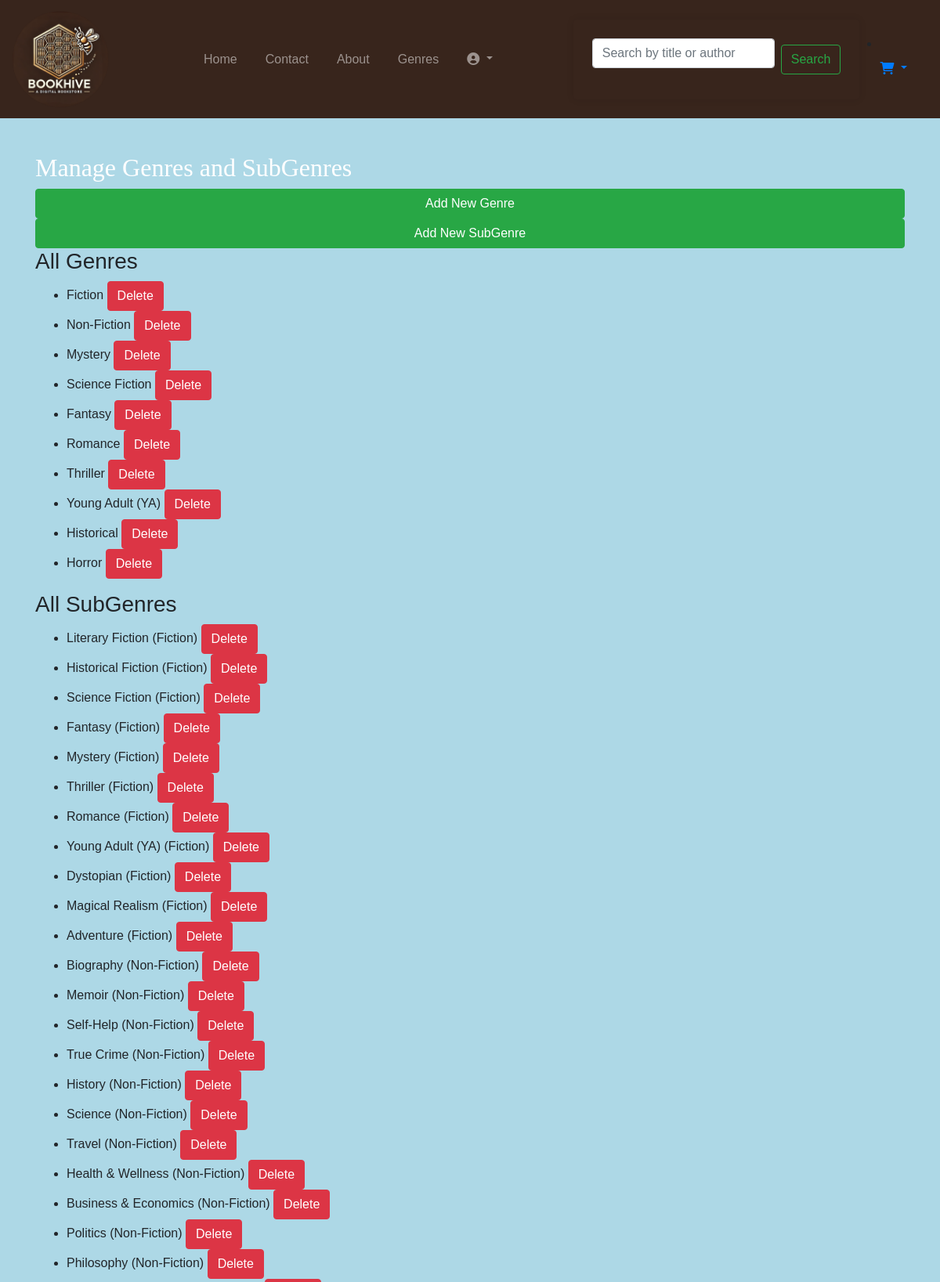
/catalogue/manage_genres/ (signed in, upper part), run on the app's committed database.
### catalogue/models.py (models this page shows, shortened)
class Genre(models.Model):
    name = models.CharField(max_length=100)

class SubGenre(models.Model):
    name = models.CharField(max_length=100)
    genre = models.ForeignKey(Genre, on_delete=models.CASCADE)

### catalogue/views.py (the view)
# urls.py: path('manage_genres/', views.manage_genres, name='manage_genres'),
@login_required
def manage_genres(request):
    if not request.user.profile.is_moderator and not request.user.is_superuser:
        return redirect('home')
    genres = Genre.objects.all()
    subgenres = SubGenre.objects.all()
    return render(request, 'catalogue/manage_genres.html', {'genres': genres, 'subgenres': subgenres})

### catalogue/templates/catalogue/manage_genres.html
{% extends "core/layout.html" %}
{% block content %}
<h2>Manage Genres and SubGenres</h2>
<a href="{% url 'catalogue:add_genre' %}" class="btn btn-success">Add New Genre</a>
<a href="{% url 'catalogue:add_subgenre' %}" class="btn btn-success">Add New SubGenre</a>
<h3>All Genres</h3>
<ul>
    {% for genre in genres %}
        <li>
            {{ genre.name }}
            <a href="{% url 'catalogue:delete_genre' genre.id %}" class="btn btn-danger">Delete</a>
        </li>
    {% endfor %}
</ul>
<h3>All SubGenres</h3>
<ul>
    {% for subgenre in subgenres %}
        <li>
            {{ subgenre.name }} ({{ subgenre.genre.name }})
            <a href="{% url 'catalogue:delete_subgenre' subgenre.id %}" class="btn btn-danger">Delete</a>
        </li>
    {% endfor %}
</ul>
{% endblock %}

### BookHive/static/css/styles.css (style rules this page uses)
body { font-family: Arial, sans-serif; background-color: lightblue; }
h1, h2 { font-family: "Abril Fatface"; color:#000000; }
h1, h2, h3.dark-mode { color: #ffffff; }

### data on the page
Genre: name "Fiction"
Genre: name "Non-Fiction"
Genre: name "Mystery"
Genre: name "Science Fiction"
Genre: name "Fantasy"
Genre: name "Romance"
Genre: name "Thriller"
Genre: name "Young Adult (YA)"
Genre: name "Historical"
Genre: name "Horror"
SubGenre: name "Literary Fiction", genre.name "Fiction"
SubGenre: name "Historical Fiction", genre.name "Fiction"
SubGenre: name "Science Fiction", genre.name "Fiction"
SubGenre: name "Fantasy", genre.name "Fiction"
SubGenre: name "Mystery", genre.name "Fiction"
SubGenre: name "Thriller", genre.name "Fiction"
SubGenre: name "Romance", genre.name "Fiction"
SubGenre: name "Young Adult (YA)", genre.name "Fiction"
SubGenre: name "Dystopian", genre.name "Fiction"
SubGenre: name "Magical Realism", genre.name "Fiction"
SubGenre: name "Adventure", genre.name "Fiction"
SubGenre: name "Biography", genre.name "Non-Fiction"
SubGenre: name "Memoir", genre.name "Non-Fiction"
SubGenre: name "Self-Help", genre.name "Non-Fiction"
SubGenre: name "True Crime", genre.name "Non-Fiction"
SubGenre: name "History", genre.name "Non-Fiction"
SubGenre: name "Science", genre.name "Non-Fiction"
SubGenre: name "Travel", genre.name "Non-Fiction"
SubGenre: name "Health & Wellness", genre.name "Non-Fiction"
SubGenre: name "Business & Economics", genre.name "Non-Fiction"
SubGenre: name "Politics", genre.name "Non-Fiction"
SubGenre: name "Philosophy", genre.name "Non-Fiction"
